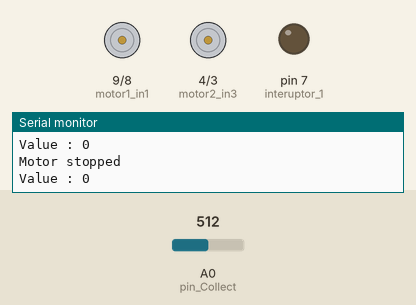
Simulated run of this sketch. Board: Arduino Uno, built with avr-gcc and run on an emulated ATmega328P. Parts: motor-driver pin pairs drawn as motors (green arrow = first pin HIGH = forward, orange = second pin HIGH = backward, longer = more drive, scaled by the enable pin), output pins drawn as LEDs (lit = HIGH), the last lines printed to the serial monitor. The test bench sets the inputs (shaded band); at power-on: A0 (pin_Collect) = 512.

Above: at 1.3 s.
1.4 s: A0 (pin_Collect) set to 525
At 2.5 s:
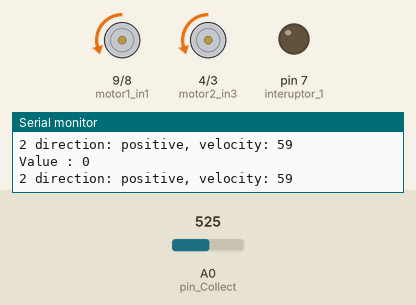
3.0 s: A0 (pin_Collect) set to 511
At 3.3 s:
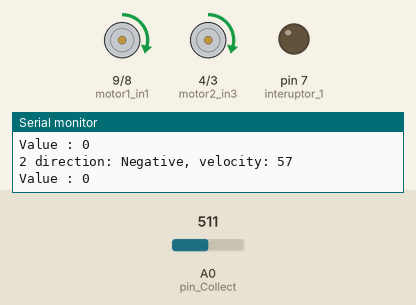
4.5 s: A0 (pin_Collect) set to 306
At 5.6 s:
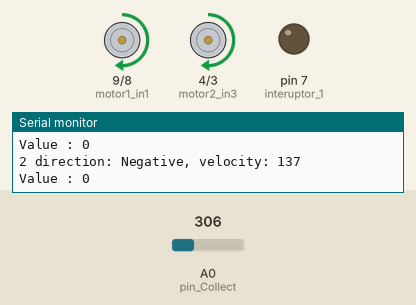
6.0 s: A0 (pin_Collect) set to 145
At 6.8 s:
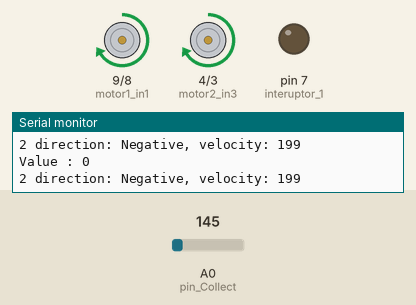
7.5 s: A0 (pin_Collect) set to 165
At 7.9 s:
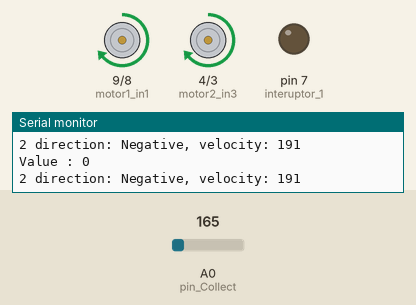
9.0 s: A0 (pin_Collect) set to 716
At 10.3 s:
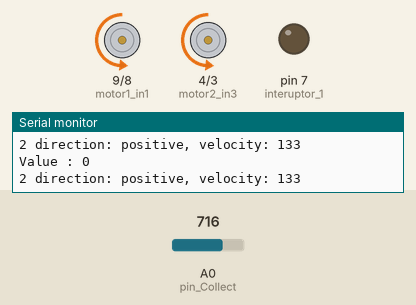
Timing chart, 0 to 11.5 s (numbered marks = the images above; inputs shaded):
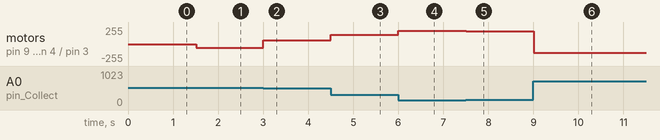

Measured:
- the behaviour switches between 516 and 517 on A0 (pin_Collect) (found by bisection; images 0 and 1)
- after the input at 1.4 s, motor on pin 9 (motor1_in1) / pin 8 (motor1_in2): stopped → backward 59/255 after 0.11 s; motor on pin 4 (motor2_in3) / pin 3 (motor2_in4): stopped → backward 59/255 after 0.12 s
- after the input at 3.0 s, motor on pin 9 (motor1_in1) / pin 8 (motor1_in2), motor on pin 4 (motor2_in3) / pin 3 (motor2_in4): backward 59/255 → forward 57/255 at once
- after the input at 4.5 s, motor on pin 9 (motor1_in1) / pin 8 (motor1_in2), motor on pin 4 (motor2_in3) / pin 3 (motor2_in4): forward 57/255 → forward 137/255 at once
- after the input at 6.0 s, motor on pin 9 (motor1_in1) / pin 8 (motor1_in2), motor on pin 4 (motor2_in3) / pin 3 (motor2_in4): forward 137/255 → forward 199/255 at once
- after the input at 7.5 s, motor on pin 9 (motor1_in1) / pin 8 (motor1_in2), motor on pin 4 (motor2_in3) / pin 3 (motor2_in4): forward 199/255 → forward 191/255 at once
- after the input at 9.0 s, motor on pin 9 (motor1_in1) / pin 8 (motor1_in2), motor on pin 4 (motor2_in3) / pin 3 (motor2_in4): forward 191/255 → backward 133/255 at once

The sketch:

Motor_control.ino
```cpp
#include <SoftwareSerial.h>
SoftwareSerial mySerial(10, 11);

int motor1_en1 = 6;
int motor1_in1 = 9;
int motor1_in2 = 8;

int motor2_en2 = 5;
int motor2_in3 = 4;
int motor2_in4 = 3;

int pin_Collect = A0;

int pot_velocity = A5;
int velocity = 50;
int direction_motor = 0;

int interuptor_1 = 7;
int sens_reserve = 0;

String value_Collector_active;
int velocity_Collect = 0;

void setup() {
  Serial.begin(38400);
  Serial.println("Bluetooth send : ");

  mySerial.begin(9600);
  mySerial.println("Receiver");

  pinMode(motor1_en1, OUTPUT);
  pinMode(motor1_in1, OUTPUT);
  pinMode(motor1_in2, OUTPUT);

  pinMode(motor2_en2, OUTPUT);
  pinMode(motor2_in3, OUTPUT);
  pinMode(motor2_in4, OUTPUT);

  pinMode(pin_Collect, INPUT);
  analogWrite(pin_Collect, velocity_Collect);

  pinMode(interuptor_1, OUTPUT);

  digitalWrite(motor1_in1, HIGH);
  digitalWrite(motor1_in2, LOW);

  // put your setup code here, to run once:

}
void loop() {
  int sens_motor = digitalRead(interuptor_1);

  int pot_receive = analogRead(A0);
  direction_motor = map(pot_receive,0,1023, 55, 255);

  if(direction_motor>155){
    direction_motor = direction_motor-155;
    velocity = map(direction_motor, 0,100,55, 255);
    if(sens_motor == 1){
      Motor_forward(motor1_in1, motor1_in2, motor1_en1);
      Motor_backward(motor2_in3, motor2_in4, motor2_en2);
      Serial.print("2 sens: left, velocity: ");
      Serial.println(velocity);
    }else{
      Motor_forward(motor1_in1, motor1_in2, motor1_en1);
      Motor_forward(motor2_in3, motor2_in4, motor2_en2);
      Serial.print("2 direction: positive, velocity: ");
      Serial.println(velocity);
    }
  }else if(direction_motor<155){
    direction_motor = 155-direction_motor;
    velocity = map(direction_motor, 0,100,55, 255);
    if(sens_motor == 1){
      Motor_backward(motor1_in1, motor1_in2, motor1_en1);
      Motor_forward(motor2_in3, motor2_in4, motor2_en2);
      Serial.print("2 sens: right, velocity: ");
      Serial.println(velocity);
    }else{
      Motor_backward(motor1_in1, motor1_in2, motor1_en1);
      Motor_backward(motor2_in3, motor2_in4, motor2_en2);
      Serial.print("2 direction: Negative, velocity: ");
      Serial.println(velocity);
    }
  }else{
    desable_motor(motor1_in1, motor1_in2);
    desable_motor(motor2_in3, motor2_in4);
    Serial.println("Motor stopped ");

  }


  //Част Сбора
  value_Collector_active = mySerial.read();
  if(value_Collector_active!="5"){
    analogWrite(pin_Collect, 0);
  }else if(value_Collector_active=="8"){
    velocity_Collect+= 10;
    if(velocity_Collect>1024){
      velocity_Collect = 1023;
    }
    analogWrite(pin_Collect, velocity_Collect);
  }else if(value_Collector_active=="2"){
    velocity_Collect-= 10;
    if(velocity_Collect<50){
      velocity_Collect = 50;
    }
    analogWrite(pin_Collect, velocity_Collect);
  }
  Serial.print("\n\n\nValue : ");
  Serial.println(velocity_Collect);


}

void Motor_forward(int pin_in1, int pin_in2, int pin_motor){
    digitalWrite(pin_in1, LOW);
    digitalWrite(pin_in2, HIGH);
    analogWrite(pin_motor, velocity);
    delay(5);
}
void Motor_backward(int pin_in1, int pin_in2, int pin_motor){
    digitalWrite(pin_in1, HIGH);
    digitalWrite(pin_in2, LOW);
    analogWrite(pin_motor, velocity);
    delay(5);
}
void desable_motor(int pin_in1, int pin_in2){
    digitalWrite(pin_in1, HIGH);
    digitalWrite(pin_in2, HIGH);
    delay(250);
}
```
